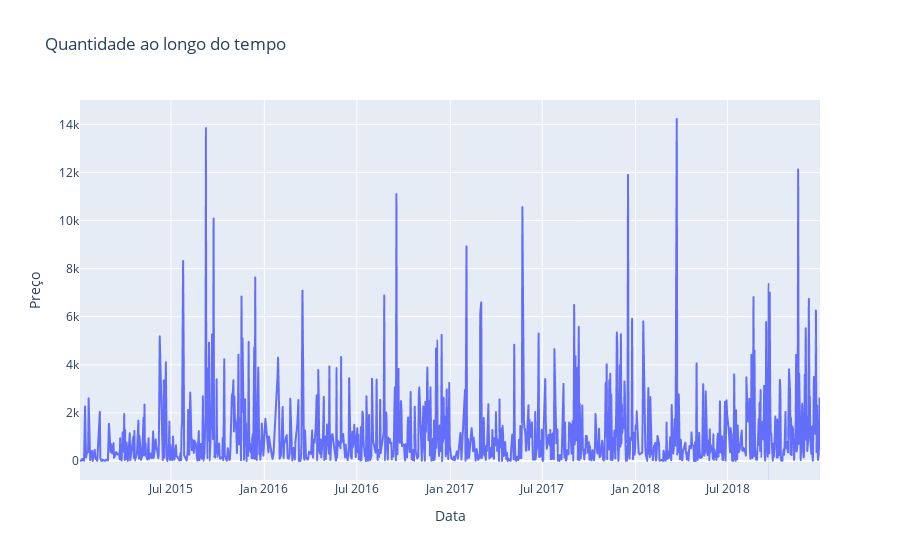

Source (notebook cell):
### Code cell
import plotly.express as px

# Criar o gráfico de linhas com Plotly Express
fig = px.line(df_agregado, x='Data', y='Preço', title='Quantidade ao longo do tempo')

# Mostrar o gráfico
fig.show()

### Figure 1 — Plotly figure (JSON) as saved in the notebook; plotly's stock layout.template omitted (floating-point values rounded to 4 significant figures; data arrays with more than 128 entries replaced by an {"elided": "..."} marker saying what was removed)
{"data": [{"hovertemplate": "Data=%{x}<br>Preço=%{y}<extra></extra>", "legendgroup": "", "line": {"color": "#636efa", "dash": "solid"}, "marker": {"symbol": "circle"}, "mode": "lines", "name": "", "showlegend": false, "type": "scattergl", "x": {"elided": "1036 str values"}, "xaxis": "x", "y": {"elided": "1036 float values"}, "yaxis": "y"}], "layout": {"legend": {"tracegroupgap": 0}, "title": {"text": "Quantidade ao longo do tempo"}, "xaxis": {"anchor": "y", "domain": [0, 1], "title": {"text": "Data"}}, "yaxis": {"anchor": "x", "domain": [0, 1], "title": {"text": "Preço"}}}}
